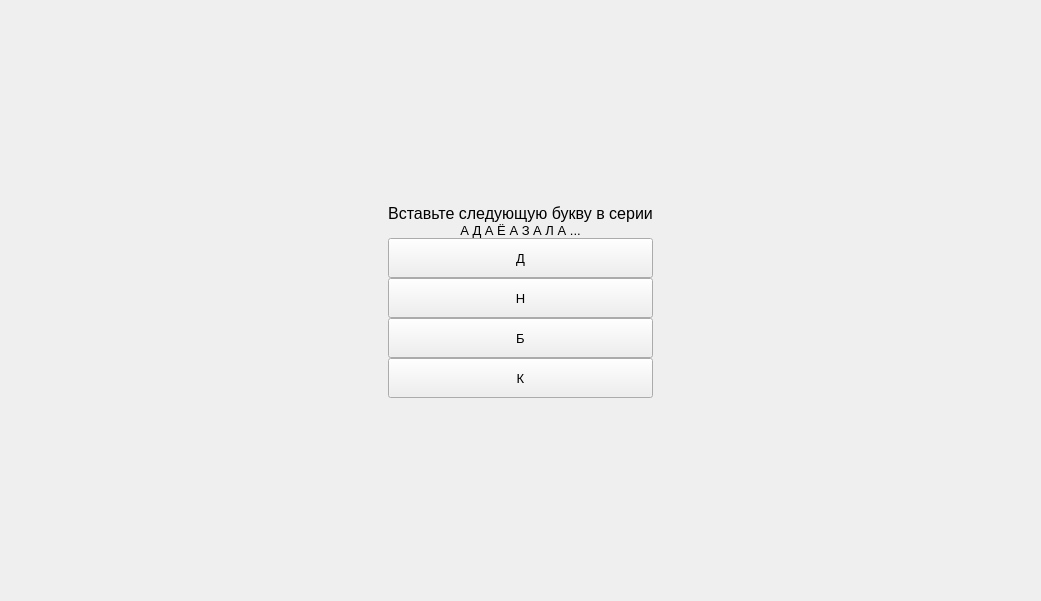
      <widget class="QWidget" name="page_27">
       <layout class="QGridLayout" name="gridLayout_53">
        <item row="0" column="0">
         <widget class="QWidget" name="widget_27" native="true">
          <layout class="QGridLayout" name="gridLayout_54">
           <property name="leftMargin">
            <number>0</number>
           </property>
           <property name="topMargin">
            <number>0</number>
           </property>
           <property name="rightMargin">
            <number>0</number>
           </property>
           <property name="bottomMargin">
            <number>0</number>
           </property>
           <property name="spacing">
            <number>0</number>
           </property>
           <item row="0" column="1">
            <spacer name="verticalSpacer_62">
             <property name="orientation">
              <enum>Qt::Vertical</enum>
             </property>
             <property name="sizeHint" stdset="0">
              <size>
               <width>20</width>
               <height>193</height>
              </size>
             </property>
            </spacer>
           </item>
           <item row="1" column="1">
            <widget class="QLabel" name="label_47">
             <property name="font">
              <font>
               <pointsize>12</pointsize>
              </font>
             </property>
             <property name="text">
              <string>Вставьте следующую букву в серии</string>
             </property>
             <property name="alignment">
              <set>Qt::AlignCenter</set>
             </property>
            </widget>
           </item>
           <item row="2" column="1">
            <widget class="QLabel" name="label_48">
             <property name="font">
              <font>
               <pointsize>10</pointsize>
              </font>
             </property>
             <property name="text">
              <string>А Д А Ё А З А Л А ...</string>
             </property>
             <property name="alignment">
              <set>Qt::AlignCenter</set>
             </property>
            </widget>
           </item>
           <item row="3" column="1">
            <widget class="QPushButton" name="pushButton_100">
             <property name="minimumSize">
              <size>
               <width>0</width>
               <height>40</height>
              </size>
             </property>
             <property name="font">
              <font>
               <pointsize>10</pointsize>
              </font>
             </property>
             <property name="text">
              <string>Д</string>
             </property>
            </widget>
           </item>
           <item row="4" column="0">
            <spacer name="horizontalSpacer_53">
             <property name="orientation">
              <enum>Qt::Horizontal</enum>
             </property>
             <property name="sizeHint" stdset="0">
              <size>
               <width>377</width>
               <height>20</height>
              </size>
             </property>
            </spacer>
           </item>
           <item row="4" column="1">
            <widget class="QPushButton" name="pushButton_101">
             <property name="minimumSize">
              <size>
               <width>0</width>
               <height>40</height>
              </size>
             </property>
             <property name="font">
              <font>
               <pointsize>10</pointsize>
              </font>
             </property>
             <property name="text">
              <string>Н</string>
             </property>
            </widget>
           </item>
           <item row="4" column="2" rowspan="2">
            <spacer name="horizontalSpacer_54">
             <property name="orientation">
              <enum>Qt::Horizontal</enum>
             </property>
             <property name="sizeHint" stdset="0">
              <size>
               <width>377</width>
               <height>20</height>
              </size>
             </property>
            </spacer>
           </item>
           <item row="5" column="1">
            <widget class="QPushButton" name="pushButton_102">
             <property name="minimumSize">
              <size>
               <width>0</width>
               <height>40</height>
              </size>
             </property>
             <property name="font">
              <font>
               <pointsize>10</pointsize>
              </font>
             </property>
             <property name="text">
              <string>Б</string>
             </property>
            </widget>
           </item>
           <item row="6" column="1">
            <widget class="QPushButton" name="pushButton_103">
             <property name="minimumSize">
              <size>
               <width>0</width>
               <height>40</height>
              </size>
             </property>
             <property name="font">
              <font>
               <pointsize>10</pointsize>
              </font>
             </property>
             <property name="text">
              <string>К</string>
             </property>
            </widget>
           </item>
           <item row="7" column="1">
            <spacer name="verticalSpacer_63">
             <property name="orientation">
              <enum>Qt::Vertical</enum>
             </property>
             <property name="sizeHint" stdset="0">
              <size>
               <width>20</width>
               <height>192</height>
              </size>
             </property>
            </spacer>
           </item>
          </layout>
         </widget>
        </item>
       </layout>
      </widget>
